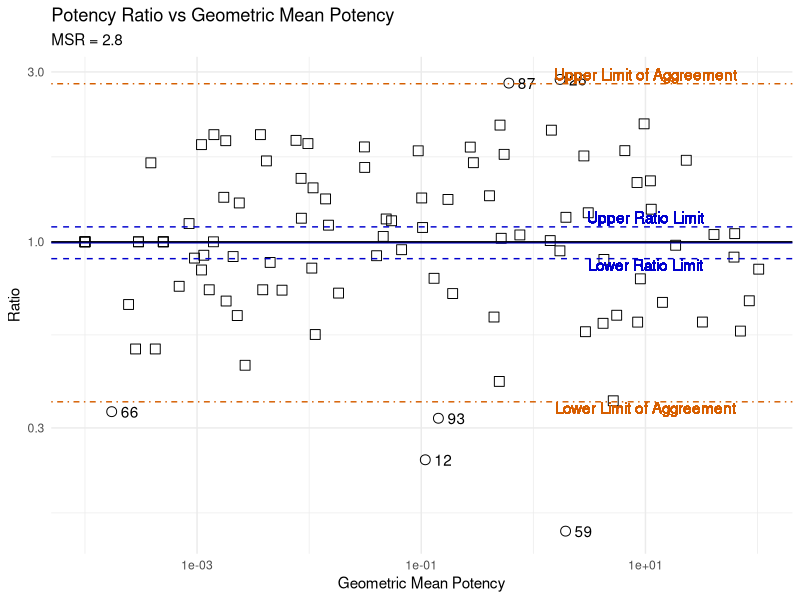
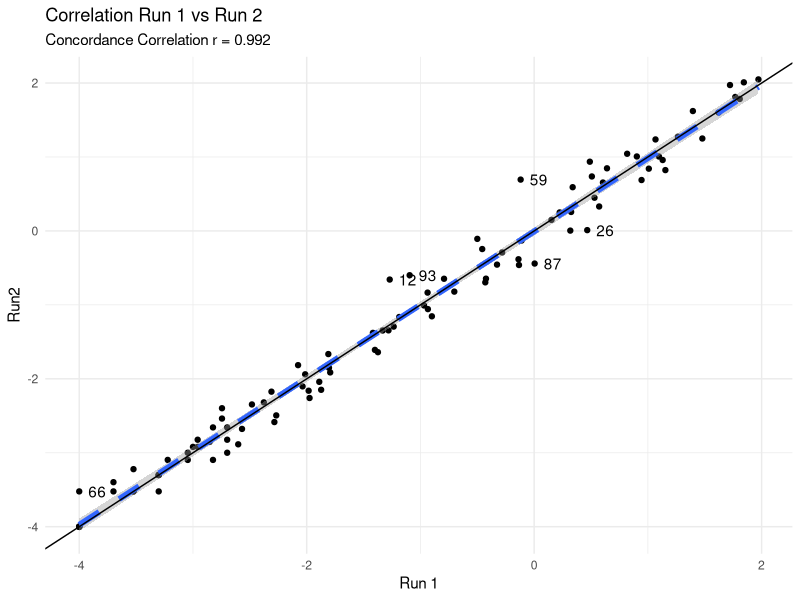
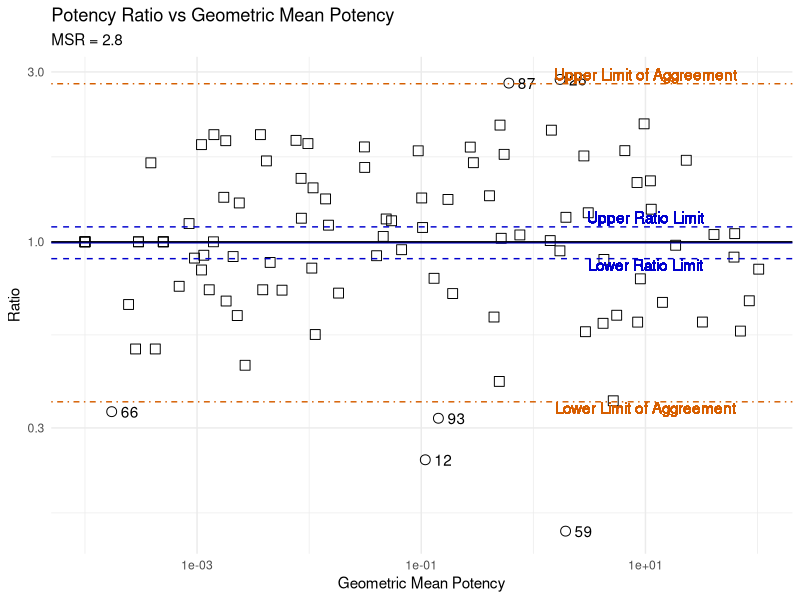
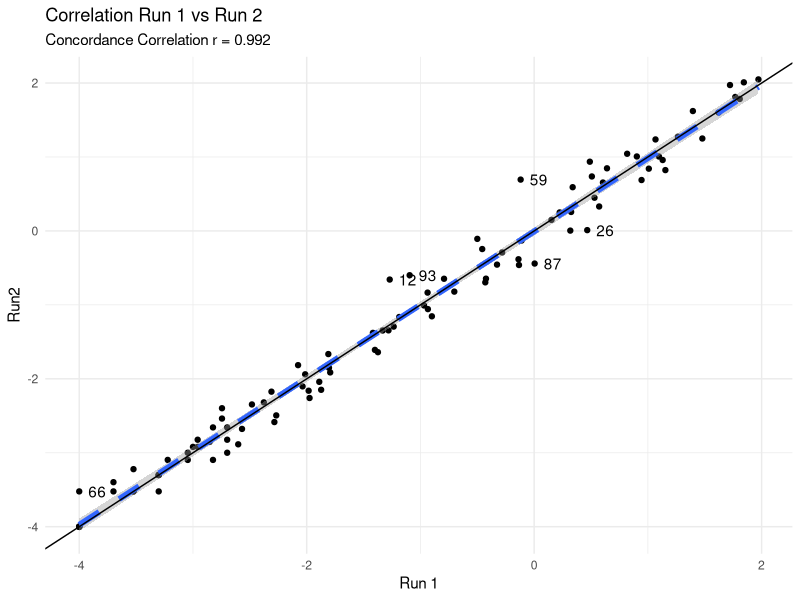

Source code (R) for these figures, in order: (Note: this script raises an error after producing the figures.)
# Base functionality for MSX application for proposed Shiny Application

# Set up  server environment

library(tidyverse)

# Concordance Correlation V. Devanarayan --------------------------------
conc.corr <- function(x, y, alpha = 0.05)
{
  qval <- qnorm(1. - alpha/2.)
  N <- length(x)
  lm.xy <- lm(y ~ x)
  Intercept <- c(lm.xy$coeff[1.])
  Slope <- c(lm.xy$coeff[2.])
  A <- 2. * Slope * var(x)
  B <- var(y) + var(x)
  C <- (Intercept + (Slope - 1.) * (mean(x)))^2.
  rho <- A/(B + C)
  U <- (mean(x) - mean(y))^2./(sqrt(var(x)) * sqrt(var(y)))
  # cat("Zhat = ",Zhat,"\n")
  # cat("D=",D,"\n")
  # cat("E=",E,"\n")
  Zhat <- 0.5 * logb((1. + rho)/(1. - rho))
  D <- (4. * rho^3. * (1. - rho) * U)/(rho * (1. - rho^2.)^2.)
  E <- (2. * rho^4. * U^2.)/(rho^2. * (1. - rho^2.)^2.)
  # cat("var.Zhat=",var.Zhat,"\n")
  var.Zhat <- 1./(N - 2.) * (D - E)
  lowlim <- Zhat - qval * sqrt(var.Zhat)
  # cat(lowlim,upplim,"\n")
  # Now transform back:
  upplim <- Zhat + qval * sqrt(var.Zhat)
  lowlim <- (exp(2. * lowlim) - 1.)/(1. + exp(2. * lowlim))
  upplim <- (exp(2. * upplim) - 1.)/(1. + exp(2. * upplim))
  lowlim <- max(lowlim, -1.)
  upplim <- min(upplim, 1.)
  list(rho = rho, lowlim = lowlim, upplim = upplim)
}


Pot <- TRUE # flag TRUE for potency data and FALSE for efficacy data

# Input Data and prepare for analysis

UsrData <- read_csv('Data/my_RepExpData.csv', col_names = TRUE, col_types = 'cnn') %>% 
  mutate(Potency = Pot,
         Meas1 = if_else(Potency, log10(Exp1), Exp1),
         Meas2 = if_else(Potency, log10(Exp2), Exp2), 
         MeasMean = (Meas1 + Meas2) / 2,
         MeasDiff = Meas1 - Meas2,
         GeoMean = 10 ^ MeasMean,
         Ratio = 10 ^ MeasDiff)

# Calculate MSX Statistics

MSxStats <- UsrData %>%
  summarise(n = n(), 
            t = qt(0.975, n - 1),
            MeanDiff = mean(MeasDiff),
            StdDev = sd(MeasDiff),
            MSx = 2 * sqrt(2) * StdDev/sqrt(2),
            UDL = MeanDiff + (t * StdDev/sqrt(n)),
            LDL = MeanDiff - (t * StdDev/sqrt(n)),
            ULSA = MeanDiff + (t * StdDev),
            LLSA = MeanDiff- (t * StdDev))

ConCorr <- conc.corr(UsrData$Meas1, UsrData$Meas2)
ConCorrLabel <- paste("Concordance Correlation r =", format(ConCorr, digits = 3))

# Flag data pairs with potential outliers (MeasDiff outside of limits of agreement)

UsrData <- UsrData %>% 
  mutate(Outlier = MeasDiff > MSxStats$ULSA | MeasDiff < MSxStats$LLSA,
         Label = if_else(Outlier, Sample, NA))

# Generate MD Plot (Mean/Difference for MSD or Geometric Mean/Ratio for MSR) for report.

MDPlot <- if (Pot) {
  
  MSRLabel <- paste("MSR =", format(10 ^ MSxStats$MSx, digits = 2))
  
  ggplot(UsrData, aes(x =  GeoMean, y = Ratio)) +
    geom_point(shape = UsrData$Outlier, size = 3) +
    geom_text(aes(label = Label), na.rm = TRUE, hjust = -.5) +
    geom_hline(yintercept = 10 ^ MSxStats$MeanDiff, color = "mediumblue") +
    geom_hline(yintercept = 1, color = "black") +
    geom_hline(yintercept = 10 ^ MSxStats$UDL, color = "mediumblue", linetype = "dashed") +
    geom_text(x = 1, y = MSxStats$UDL, label = "Upper Ratio Limit", color = "mediumblue", vjust = -0.3) +
    geom_hline(yintercept = 10 ^MSxStats$LDL, color = "mediumblue", linetype = "dashed") +
    geom_text(x = 1, y = MSxStats$LDL, label = "Lower Ratio Limit", color = "mediumblue", vjust = 1) +
    geom_hline(yintercept = 10^ MSxStats$ULSA, color = "#D55E00", linetype = "dotdash") +
    geom_text(x = 1, y = MSxStats$ULSA, label = "Upper Limit of Aggreement", color = "#D55E00", vjust = -0.3) +
    geom_hline(yintercept = 10 ^ MSxStats$LLSA, color = "#D55E00", linetype = "dotdash") + 
    geom_text(x = 1, y = MSxStats$LLSA, label = "Lower Limit of Aggreement", color = "#D55E00", vjust = 1) +
    theme_minimal() +
    scale_x_continuous(trans='log10') + 
    scale_y_continuous(trans='log10') +
    labs(title="Potency Ratio vs Geometric Mean Potency",
         subtitle = MSRLabel,
         x ="Geometric Mean Potency", y = "Ratio")
  
} else {
  MSDLabel <- paste("MSD =", format(MSxStats$MSx, digits = 2))
  
  ggplot(UsrData, aes(x = MeasMean, y = MeasDiff)) +
    geom_point(shape = UsrData$Outlier, size = 3) +
    geom_text(aes(label = Label), na.rm = TRUE, hjust = -.5) +
    geom_hline(yintercept = MSxStats$MeanDiff, color = "mediumblue") +
    geom_hline(yintercept = 0, color = "black") +
    geom_hline(yintercept = MSxStats$UDL, color = "mediumblue", linetype = "dashed") +
    geom_text(x = 1, y = MSxStats$UDL, label = "Upper Difference Limit", color = "mediumblue", vjust = -0.3) +
    geom_hline(yintercept = MSxStats$LDL, color = "mediumblue", linetype = "dashed") +
    geom_text(x = 1, y = MSxStats$LDL, label = "Lower Difference Limit", color = "mediumblue", vjust = 1) +
    geom_hline(yintercept = MSxStats$ULSA, color = "#D55E00", linetype = "dotdash") +
    geom_text(x = 1, y = MSxStats$ULSA, label = "Upper Limit of Aggreement", color = "#D55E00", vjust = -0.3) +
    geom_hline(yintercept = MSxStats$LLSA, color = "#D55E00", linetype = "dotdash") + 
    geom_text(x = 1, y = MSxStats$LLSA, label = "Lower Limit of Aggreement", color = "#D55E00", vjust = 1) +
    theme_minimal() +
    labs(title="Difference vs Mean Efficacy",
         subtitle = MSDLabel,
         x ="Mean Efficacy", y = "Difference")
  
}

MDPlot

ggsave(filename = 'Output/MDPlot.png', plot = MDPlot, height = 4, width = 6, units = "in")

# R1R2 Plot - Run1/Run2 with correlation.


R1R2Plot <- ggplot(UsrData,aes(x = Meas1, y = Meas2)) +
  geom_point() +
  geom_text(aes(label = Label), na.rm = TRUE, hjust = -.5) +
  geom_smooth(method = "lm", se = TRUE, linetype = "dashed", linewidth = 2) +
  geom_abline(slope = 1) +
  labs(title = "Correlation Run 1 vs Run 2",
       subtitle = ConCorrLabel,
       x = "Run 1",
       y = "Run2") +
  theme_minimal()

R1R2Plot

ggsave(filename = 'Output/CorrelationPlot.png', plot = R1R2Plot, height = 4, width = 4, units = "in")

# Generate output data files for user

  RepExpData <- if(Pot) { UsrData %>% 
      select(-Potency, -Meas1, -Meas2, -MeasDiff, -MeasMean, -Label) %>% 
      rename(`Geometric Mean` = GeoMean, `Ratio (Run 1/Run 2` = Ratio)
    
} else { UsrData %>% 
      select(-Potency, -Meas1, -Meas2, -GeoMean, -Ratio) %>% 
      rename(Mean = MeasMean, Difference = MeasDiff, -Label)
  
}
  
 RepExpStats <- if(Pot) {
   MSxStats %>% 
     select(-t, -StdDev) %>% 
     mutate(MeanDiff = 10 ^ MeanDiff,
            MSx = 10 ^ MSx,
            UDL = 10 ^ UDL,
            LDL = 10 ^ LDL,
            ULSA = 10 ^ ULSA,
            LLSA = 10 ^ LLSA) %>% 
     rename(MSR = MSx,
            `Upper Ratio Limit` = UDL,
            `Lower Ratio Limit` = LDL,
            `Upper Agreement Limit` = ULSA,
             `Lower Agreement Limit` = LLSA)
   
   
 } else {
   MSxStats %>% 
     select(-t, -StdDev) %>%
     rename(MSD = MSx,
            `Upper Difference Limit` = UDL,
            `Lower Difference Limit` = LDL,
            `Upper Agreement Limit` = ULSA,
            `Lower Agreement Limit` = LLSA)
 }
 
 write_csv(RepExpData, file = 'Output/RepExpData.csv')
 write_csv(RepExpStats, file = 'Output/RepExpStats.csv')
 